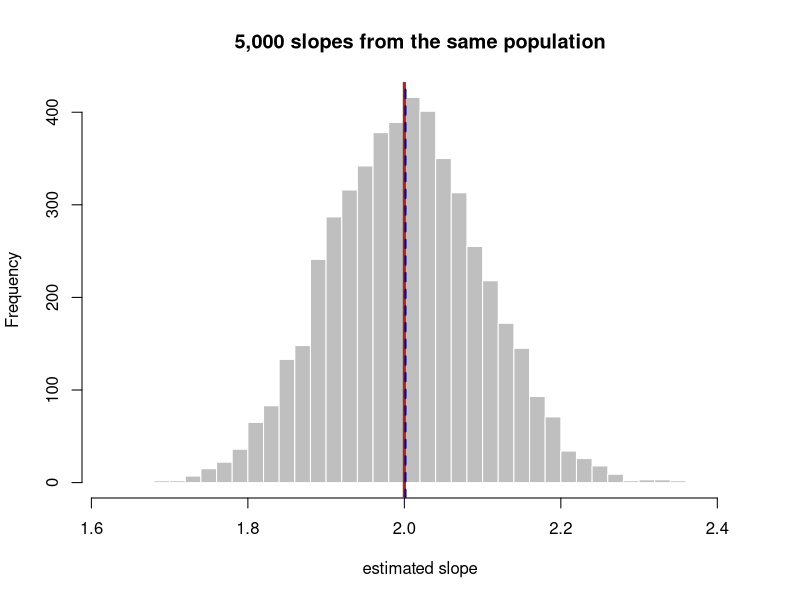

Here is the R script that generated this plot:
## ---- chunk 1
knitr::opts_chunk$set(echo = TRUE)
## ---- chunk 2
set.seed(1)
n <- 80
slopes <- replicate(5000, {
  d <- data.frame(x = runif(n, 0, 10))
  d$y <- 3 + 2 * d$x + rnorm(n, 0, 2.5)     # the TRUE slope is 2 with intercept 3
  coef(lm(y ~ x, data = d))[2] # fit a model and extract the coefficient for x
})

hist(slopes, breaks = 50, col = "gray75", border = "white",
     main = "5,000 slopes from the same population", xlab = "estimated slope")
abline(v = 2, col = "firebrick", lwd = 3) # true population mean
abline(v = mean(slopes), col = "darkblue", lwd = 2, lty = 2) # sampling distribution mean

round(c(mean = mean(slopes), sd = sd(slopes)), 4) # mean and sd of the distribution of simulated slopes
## ---- chunk 3
# Model 6101
set.seed(6101)
d6101 <- data.frame(x = runif(80, 0, 10))
d6101$y <- 3 + 2 * d6101$x + rnorm(80, 0, 2.5)
mod6101 <- lm(y ~ x, data = d6101)

round(coef(summary(mod6101)), 4)

# Model 1
set.seed(1)
d1 <- data.frame(x = runif(80, 0, 10))
d1$y <- 3 + 2 * d1$x + rnorm(80, 0, 2.5)
mod1 <- lm(y ~ x, data = d1)

round(coef(summary(mod1)), 4)

## ---- chunk 4

# Model 6101
set.seed(6101)
d6101 <- data.frame(x = runif(80, 0, 10))
d6101$y <- 3 + 2 * d6101$x + rnorm(80, 0, 2.5)
mod6101 <- lm(y ~ x, data = d6101)

confint(mod6101)

# Model 1
set.seed(1)
d1 <- data.frame(x = runif(80, 0, 10))
d1$y <- 3 + 2 * d1$x + rnorm(80, 0, 2.5)
mod1 <- lm(y ~ x, data = d1)

confint(mod1)
## ---- chunk 5
set.seed(7)
# Same n, same true slope, same noise. Only the range of x differs.
narrow <- data.frame(x = runif(60, 4.5, 5.5))
wide   <- data.frame(x = runif(60, 0, 10))
narrow$y <- 3 + 2 * narrow$x + rnorm(60, 0, 2.5)
wide$y   <- 3 + 2 * wide$x   + rnorm(60, 0, 2.5)

round(c(se_narrow_x = coef(summary(lm(y ~ x, narrow)))["x", "Std. Error"],
        se_wide_x   = coef(summary(lm(y ~ x, wide)))["x", "Std. Error"]), 4)
